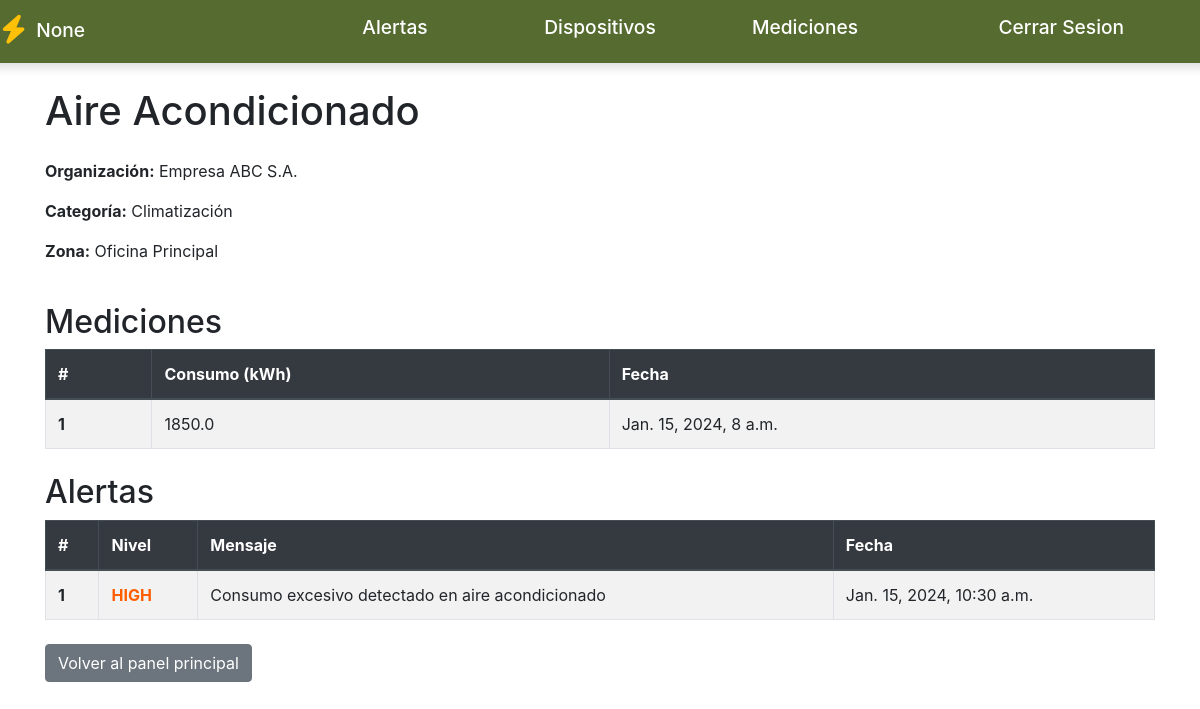
Screenshot of /device/2/ with the database file from the repository.
### dispositivos/models.py (models this page shows, shortened)
class BaseModel(models.Model):
    STATES = [
        ("ACTIVE", "Active"),
        ("INACTIVE", "Inactive"),
    ]
    state = models.CharField(
        max_length=10,
        choices=STATES,
        default="ACTIVE",
        db_index=True,
        help_text="Estado del registro"
    )
    created_at = models.DateTimeField(
        auto_now_add=True,
        db_index=True,
        help_text="Fecha de creación"
    )
    updated_at = models.DateTimeField(
        auto_now=True,
        help_text="Fecha de última actualización"
    )
    deleted_at = models.DateTimeField(
        null=True,
        blank=True,
        help_text="Fecha de borrado lógico"
    )
    class Meta:
        abstract = True  # no crea tabla, solo se hereda

class Device(BaseModel):
    name = models.CharField(
        max_length=100,
        db_index=True,
        help_text="Nombre del dispositivo"
    )
    category = models.ForeignKey(
        Category,
        on_delete=models.CASCADE,
        related_name='devices',
        help_text="Categoría del dispositivo"
    )
    zone = models.ForeignKey(
        Zone,
        on_delete=models.CASCADE,
        related_name='devices',
        help_text="Zona donde está ubicado el dispositivo"
    )
    max_usage = models.PositiveIntegerField(
        validators=[MinValueValidator(1), MaxValueValidator(10000)],
        help_text="Consumo máximo en watts"
    )
    organization = models.ForeignKey(
        Organization,
        on_delete=models.CASCADE,
        related_name='devices',
        help_text="Organización propietaria del dispositivo"
    )
    class Meta:
        verbose_name = "Device"
        verbose_name_plural = "Devices"
        ordering = ['name']
        unique_together = ['name', 'organization']

class Organization(BaseModel):
    name = models.CharField(
        max_length=100,
        unique=True,
        db_index=True,
        help_text="Nombre de la organización"
    )
    email = models.EmailField(
        max_length=100,
        unique=True,
        db_index=True,
        help_text="Email de contacto de la organización"
    )
    class Meta:
        verbose_name = "Organization"
        verbose_name_plural = "Organizations"
        ordering = ['name']

class Category(BaseModel):
    name = models.CharField(
        max_length=100,
        unique=True,
        db_index=True,
        help_text="Nombre de la categoría"
    )
    class Meta:
        verbose_name = "Category"
        verbose_name_plural = "Categories"
        ordering = ['name']

class Zone(BaseModel):
    name = models.CharField(
        max_length=100,
        unique=True,
        db_index=True,
        help_text="Nombre de la zona"
    )
    class Meta:
        verbose_name = "Zone"
        verbose_name_plural = "Zones"
        ordering = ['name']
    def __str__(self):
        return self.name

class Measurement(BaseModel):
    device = models.ForeignKey(
        Device,
        on_delete=models.CASCADE,
        related_name='measurements',
        help_text="Dispositivo que generó la medición"
    )
    date = models.DateTimeField(
        auto_now_add=True,
        db_index=True,
        help_text="Fecha y hora de la medición"
    )
    usage = models.FloatField(
        validators=[MinValueValidator(0.0), MaxValueValidator(10000.0)],
        help_text="Consumo en KWh"
    )
    class Meta:
        verbose_name = "Measurement"
        verbose_name_plural = "Measurements"
        ordering = ['-date']
        indexes = [
            models.Index(fields=['device', '-date']),
            models.Index(fields=['-date']),
        ]

class Alert(BaseModel):
    LEVELS = [
        ("CRITICAL", "Critical"),
        ("HIGH", "High"),
        ("MEDIUM", "Medium"),
        ("LOW", "Low"),
    ]
    device = models.ForeignKey(
        Device,
        on_delete=models.CASCADE,
        related_name='alerts',
        help_text="Dispositivo que generó la alerta"
    )
    message = models.CharField(
        max_length=200,
        help_text="Mensaje descriptivo de la alerta"
    )
    date = models.DateTimeField(
        auto_now_add=True,
        db_index=True,
        help_text="Fecha y hora de la alerta"
    )
    level = models.CharField(
        max_length=10,
        choices=LEVELS,
        default="MEDIUM",
        db_index=True,
        help_text="Nivel de criticidad de la alerta"
    )
    is_resolved = models.BooleanField(
        default=False,
        help_text="Indica si la alerta ha sido resuelta"
    )
    class Meta:
        verbose_name = "Alert"
        verbose_name_plural = "Alerts"
        ordering = ['-date']
        indexes = [
            models.Index(fields=['device', '-date']),
            models.Index(fields=['level', '-date']),
            models.Index(fields=['is_resolved', '-date']),
        ]

### dispositivos/views.py (the view)
# urls.py: path("device/<int:device_id>/",device,name="device"),
def device(request,device_id):
    empresa = request.session.get("empresa")
    device = Device.objects.get(id=device_id)
    measurements = Measurement.objects.filter(device=device).order_by('-date')
    alerts = Alert.objects.filter(device=device)
    zone = Zone.objects.get(id=device.zone.id)
    return render(request,"dispositivos/device.html",{"device":device,'empresa':empresa,"measurements":measurements,"alerts":alerts,"zone":zone.name})

### dispositivos/templates/dispositivos/device.html (shortened to what this page needs)
<!DOCTYPE html>
<html lang="en">
<head>
    <link rel="stylesheet" href="https://cdn.jsdelivr.net/npm/bootstrap@4.5.3/dist/css/bootstrap.min.css"
>
    <link rel="stylesheet" href="https://cdnjs.cloudflare.com/ajax/libs/font-awesome/6.4.0/css/all.min.css">
</head>
<body>
    <div class="row banner">
        <div class="col-3 bg-musgo text-white p-3">
            <div class="logo-container">
                <i class="fas fa-bolt text-warning" style="font-size: 1.8rem;"></i>
                <h2 class="menu-text m-0"><a href="{% url 'panel' %}" class="text-white text-decoration-none">{{empresa}}</a></h2>
            </div>
        </div>
        <div class="col-2 bg-musgo text-white text-center p-3">
            <h2 class="menu-text"><a href="{% url 'alerts_list' %}" class="text-white text-decoration-none">Alertas</a></h2>
        </div>
        <div class="col-2 bg-musgo text-white text-center p-3">
            <h2 class="menu-text"><a href="{% url 'devices_list' %}" class="text-white text-decoration-none">Dispositivos</a></h2>
        </div>
        <div class="col-2 bg-musgo text-white text-center p-3">
            <h2 class="menu-text"><a href="{% url 'measurements_list' %}" class="text-white text-decoration-none">Mediciones</a></h2>
        </div>
        <div class="col-3 bg-musgo text-white text-center p-3">
            <h2 class="menu-text"><a href="{% url 'iniciarSesion' %}" class="text-white text-decoration-none">Cerrar Sesion</a></h2>
        </div>
    </div>
    <div class="container mt-4">
        <h1 class="mb-4">{{ device.name }}</h1>
        <div class="row mb-4">
            <div class="col-md-6">
                <p><strong>Organización:</strong> {{ device.organization.name }}</p>
                <p><strong>Categoría:</strong> {{ device.category.name }}</p>
                <p><strong>Zona:</strong> {{ device.zone }}</p>
            </div>
        </div>
        <h2>Mediciones</h2>
        {% if measurements %}
        <table class="table table-striped table-bordered mb-4">
            <thead class="thead-dark">
                <tr>
                    <th scope="col">#</th>
                    <th scope="col">Consumo (kWh)</th>
                    <th scope="col">Fecha</th>
                </tr>
            </thead>
            <tbody>
                {% for m in measurements %}
                <tr>
                    <th scope="row">{{ forloop.counter }}</th>
                    <td>{{ m.usage }}</td>
                    <td>{{ m.date }}</td>
                </tr>
                {% endfor %}
            </tbody>
        </table>
        {% else %}
        <div class="alert alert-info">No hay mediciones disponibles</div>
        {% endif %}
        <h2>Alertas</h2>
        {% if alerts %}
        <table class="table table-striped table-bordered mb-4">
            <thead class="thead-dark">
                <tr>
                    <th scope="col">#</th>
                    <th scope="col">Nivel</th>
                    <th scope="col">Mensaje</th>
                    <th scope="col">Fecha</th>
                </tr>
            </thead>
            <tbody>
                {% for a in alerts %}
                <tr>
                    <th scope="row">{{ forloop.counter }}</th>
                    <td>
                        {% if a.level == "HIGH" %}
                        <span class="alert-high">HIGH</span>
                        {% elif a.level == "MID" %}
                        <span class="alert-mid">MID</span>
                        {% else %}
                        <span class="alert-critical">CRITICAL</span>
                        {% endif %}
                    </td>
                    <td>{{ a.message }}</td>
                    <td>{{ a.date }}</td>
                </tr>
                {% endfor %}
            </tbody>
        </table>
        {% else %}
        <div class="alert alert-info">No hay alertas disponibles</div>
        {% endif %}
        <a href="{% url 'panel' %}" class="btn btn-secondary mb-4">Volver al panel principal</a>
    </div>
</body>
</html>

### dispositivos/templates/dispositivos/device.html (style rules this page uses)
.bg-musgo { background-color: #556B2F !important; }
.banner { border-radius: 10px; box-shadow: 0 4px 12px rgba(0, 0, 0, 0.15); overflow: hidden; }
.menu-text { font-size: 1.2rem; }
.logo-container { display: flex; align-items: center; gap: 10px; }
.alert-high { color: rgb(255, 94, 0); font-weight: bold; }

### rows the page displays
Device: name "Aire Acondicionado", organization.name "Empresa ABC S.A.", category.name "Climatización", zone "Oficina Principal"
Measurement: usage "1850.0", date "Jan. 15, 2024, 8 a.m."
Alert: level "HIGH", message "Consumo excesivo detectado en aire acondicionado", date "Jan. 15, 2024, 10:30 a.m."

### other values shown
{{ empresa }} "None"
